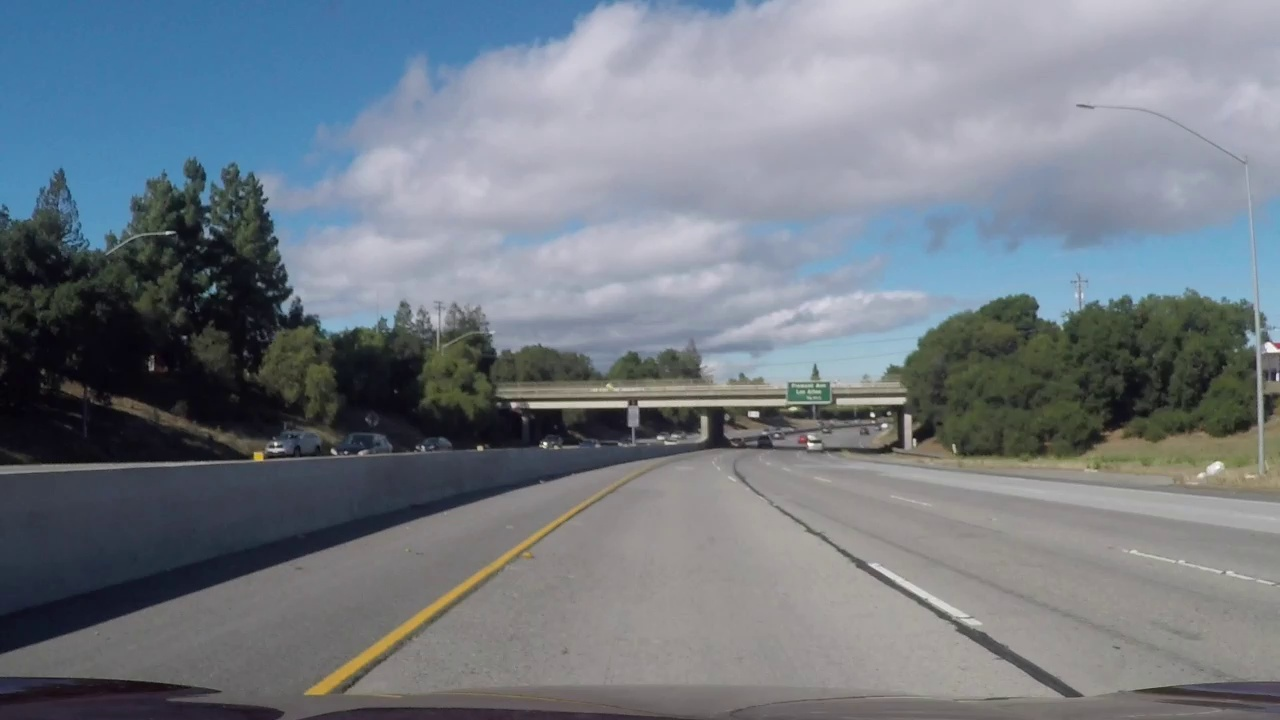
#> input picture Data/image.png, 1280 x 720 px, found by its file name
$ jupyter execute augmentation.ipynb
#> lines starting #> are read from the running program, lines starting #| are printed output that depends on the picture
[cell 1]
import cv2
import matplotlib.pyplot as plt
import numpy as np

[cell 2]
img = cv2.cvtColor(cv2.imread('/home/veeransh/Desktop/self-driven-car-ai/Data/image.png'),cv2.COLOR_BGR2RGB)
plt.imshow(img)
plt.show()

[cell 3]
def change_light(image, coeff):
#> called with coeff = 1.55
    image = np.copy(image)
    image_HLS = cv2.cvtColor(image, cv2.COLOR_RGB2HLS)
#> image_HLS: shape (720, 1280, 3); mean of channels 0, 1, 2 82.6, 123.8, 36.9
    image_HLS = np.array(image_HLS, dtype = np.float64)
#> image_HLS: shape (720, 1280, 3) float64; mean of channels 0, 1, 2 82.6, 123.8, 36.9
    image_HLS[:, :, 1] = image_HLS[:, :, 1] * coeff
#> image_HLS: shape (720, 1280, 3) float64; mean of channels 0, 1, 2 82.6, 191.7, 36.9
    if coeff > 1:
        image_HLS[:, :, 1][image_HLS[:, :, 1] > 255] = 255
#> image_HLS: shape (720, 1280, 3) float64; mean of channels 0, 1, 2 82.6, 185.2, 36.9
    else:
        image_HLS[:, :, 1][image_HLS[:, :, 1] < 0] = 0
    image_HLS = np.array(image_HLS, dtype = np.uint8)
#> image_HLS: shape (720, 1280, 3); mean of channels 0, 1, 2 82.6, 184.9, 36.9
    image_RGB = cv2.cvtColor(image_HLS, cv2.COLOR_HLS2RGB)
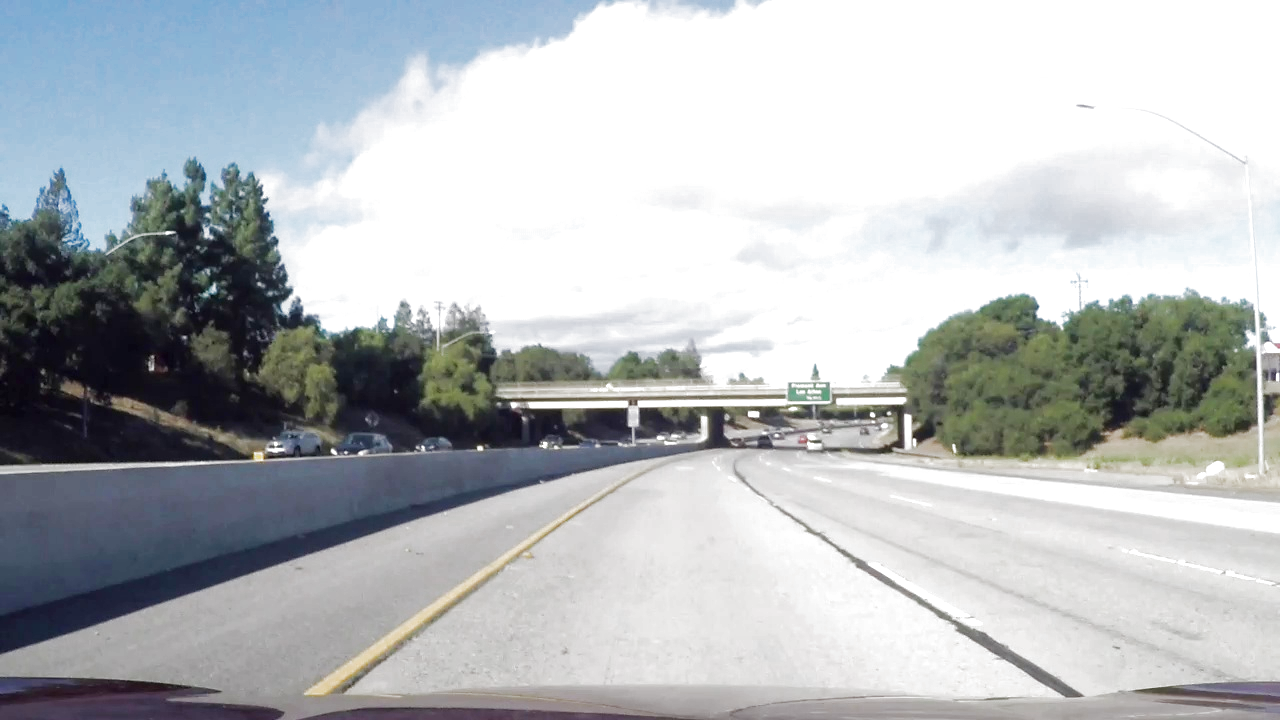
#> image_RGB: shape (720, 1280, 3); mean R, G, B 181.4, 185.4, 187.9
    return image_RGB


bright_img = change_light(img, 1 + np.random.uniform(0,1))
plt.imshow(bright_img)
plt.show()

[cell 4]
dark_img = change_light(img, 0.5)
#> call 2 of change_light, with coeff = 0.5
#> in change_light (call 2), `image_HLS[:, :, 1] = image_HLS[:, :, 1] * coeff`: image_HLS: shape (720, 1280, 3) float64; mean of channels 0, 1, 2 82.6, 61.9, 36.9
#> in change_light (call 2), `image_HLS = np.array(image_HLS, dtype = np.uint8)`: image_HLS: shape (720, 1280, 3); mean of channels 0, 1, 2 82.6, 61.7, 36.9
#> in change_light (call 2), `image_RGB = cv2.cvtColor(image_HLS, cv2.COLOR_HLS2RGB)`:
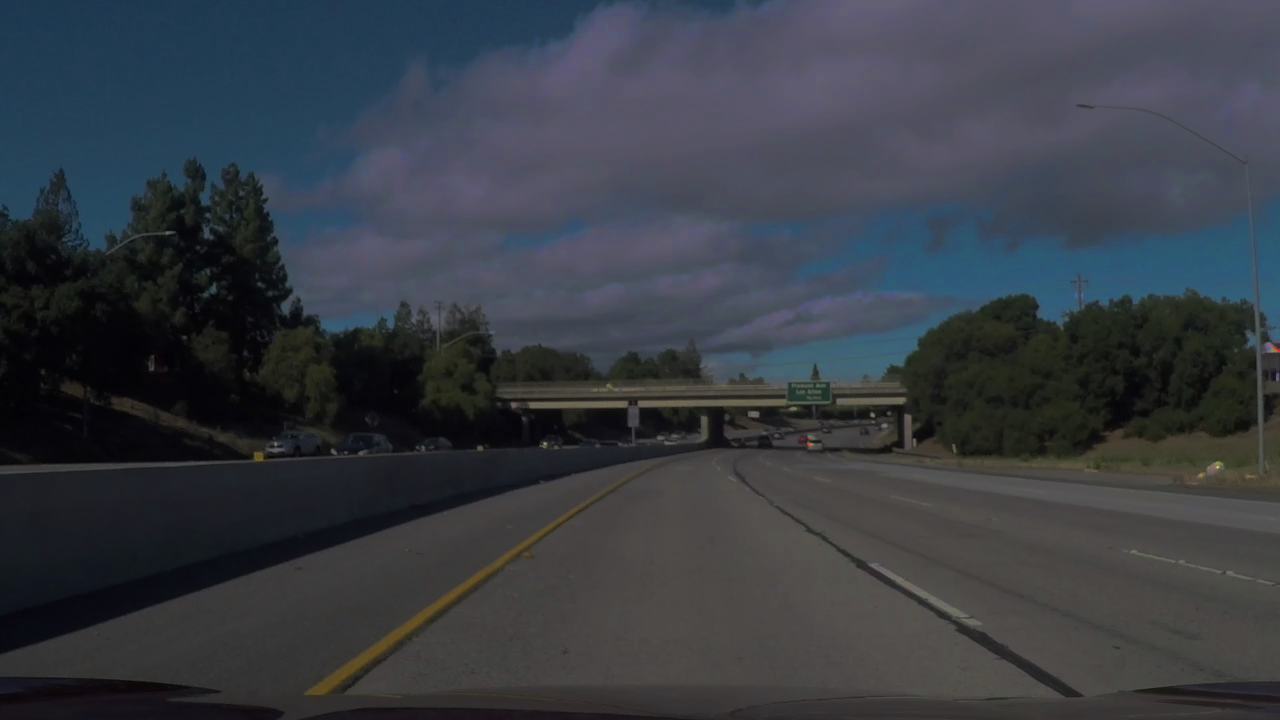
#> image_RGB: shape (720, 1280, 3); mean R, G, B 55.5, 60.4, 67.9
plt.imshow(dark_img)
plt.show()

[cell 5]
import random

def generate_shadow_coordinates(
    imshape, no_of_shadows, rectangular_roi, shadow_dimension
):
    vertices_list = []
    x1 = rectangular_roi[0]
    y1 = rectangular_roi[1]
    x2 = rectangular_roi[2]
    y2 = rectangular_roi[3]
    for index in range(no_of_shadows):
        vertex = []
        for dimensions in range(
            shadow_dimension
        ):
            vertex.append((random.randint(x1, x2), random.randint(y1, y2)))
        vertices = np.array(
            [vertex], dtype = np.int32
        )
        vertices_list.append(vertices)
    return vertices_list

def shadow_process(image, no_of_shadows, x1, y1, x2, y2, shadow_dimension):
#> called with no_of_shadows = 2, x1 = 0, y1 = 360, x2 = 1280, y2 = 720, shadow_dimension = 5
    image_HLS = cv2.cvtColor(image, cv2.COLOR_RGB2HLS)  ## Conversion to HLS
    mask = np.zeros_like(image)
    imshape = image.shape
#> imshape = (720, 1280, 3)
    vertices_list = generate_shadow_coordinates(
        imshape, no_of_shadows, (x1, y1, x2, y2), shadow_dimension
    )
    for vertices in vertices_list:
        cv2.fillPoly(
            mask, vertices, 255
        )
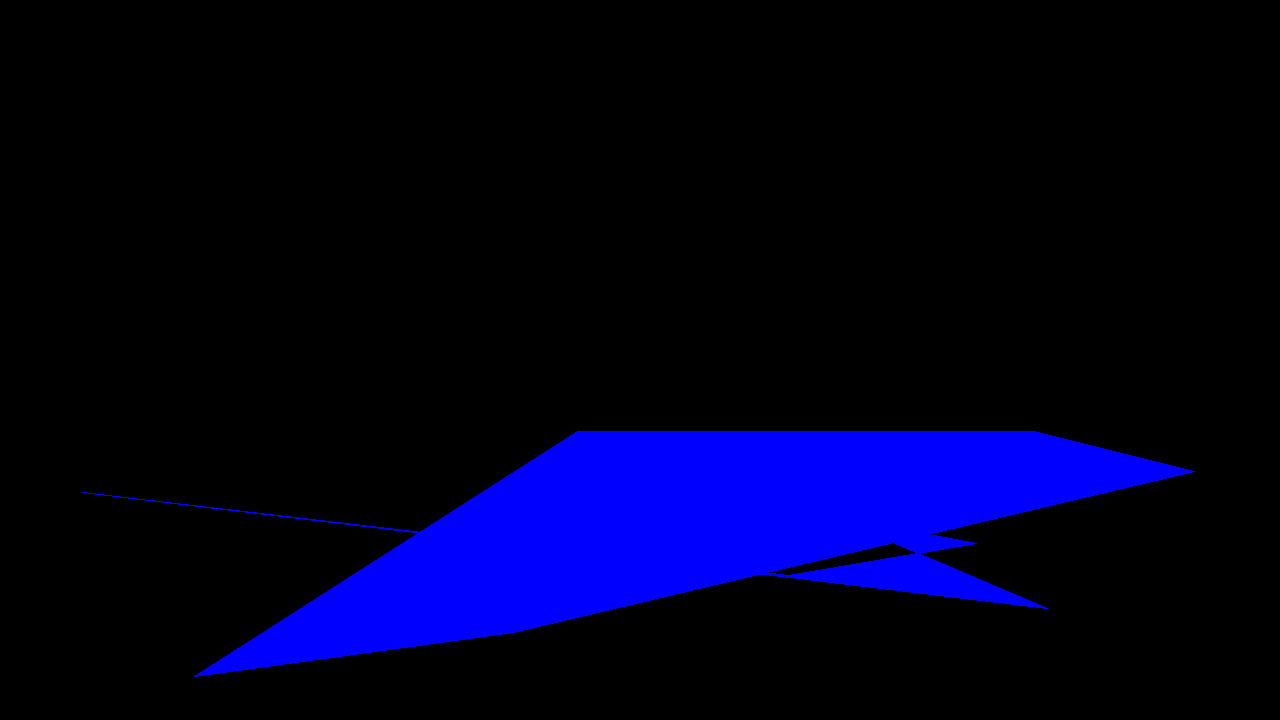
#> mask: shape (720, 1280, 3); mean of channels 0, 1, 2 30.7, 0, 0; drawn as B, G, R
    image_HLS[:, :, 1][mask[:, :, 0] == 255] = (
        image_HLS[:, :, 1][mask[:, :, 0] == 255] * 0.5
    )
#> image_HLS: shape (720, 1280, 3); mean of channels 0, 1, 2 82.6, 116, 36.9
    image_RGB = cv2.cvtColor(image_HLS, cv2.COLOR_HLS2RGB)  ## Conversion to RGB
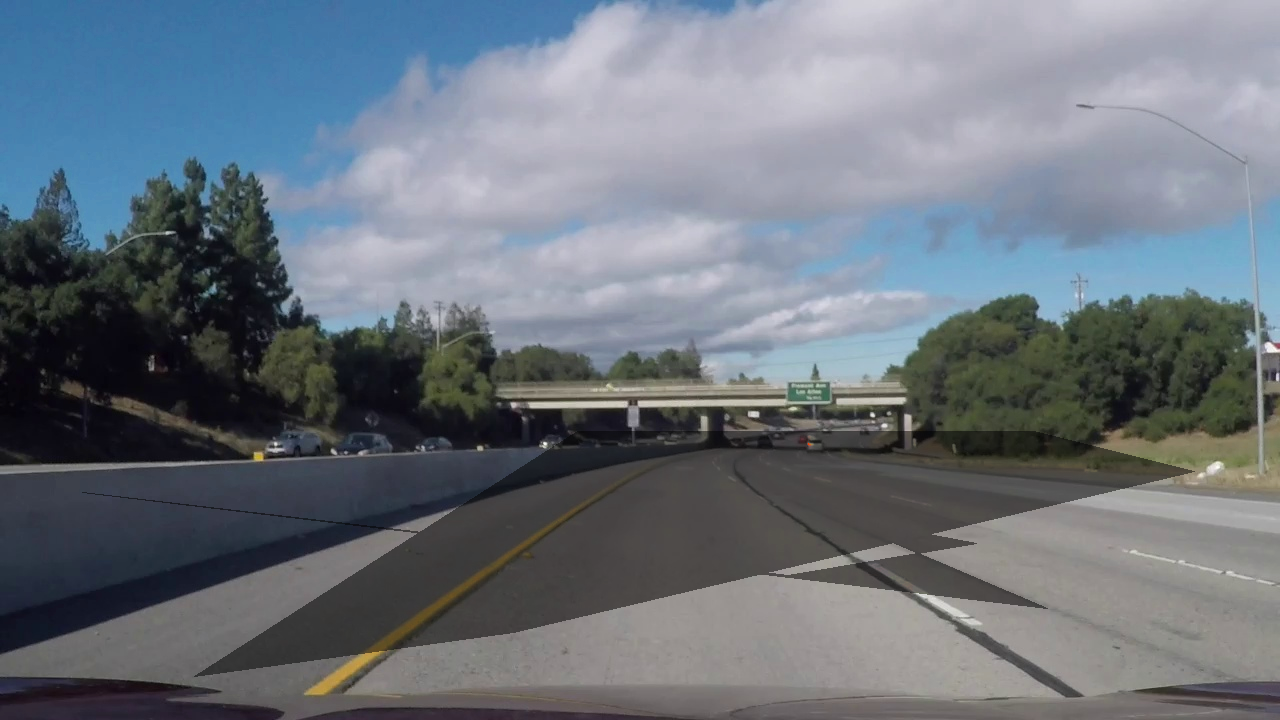
#> image_RGB: shape (720, 1280, 3); mean R, G, B 107.4, 115.4, 124.4
    return image_RGB


shadow_img = shadow_process(img,np.random.randint(1,5),0,img.shape[0]//2,img.shape[1],img.shape[0], 5)
plt.imshow(shadow_img)
plt.show()

$ run again, with Data/green_traffic_light2.png copied over Data/image.png
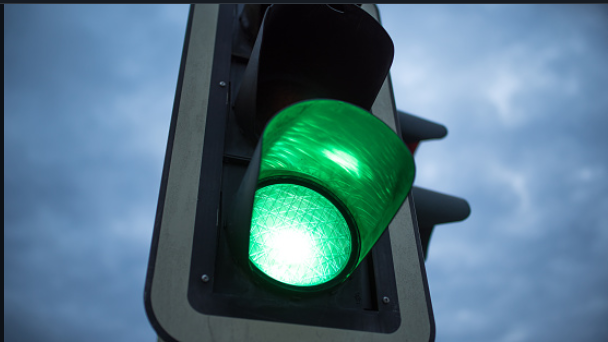
#> input picture Data/green_traffic_light2.png, 608 x 342 px, found by its file name
#> after the loop in shadow_process, `for vertices in vertices_list:`:
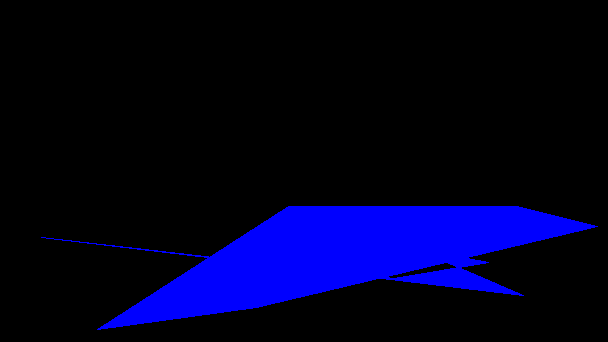
#> mask: shape (342, 608, 3); mean of channels 0, 1, 2 34.8, 0, 0; drawn as B, G, R
#> in shadow_process, `image_RGB = cv2.cvtColor(image_HLS, cv2.COLOR_HLS2RGB)`:
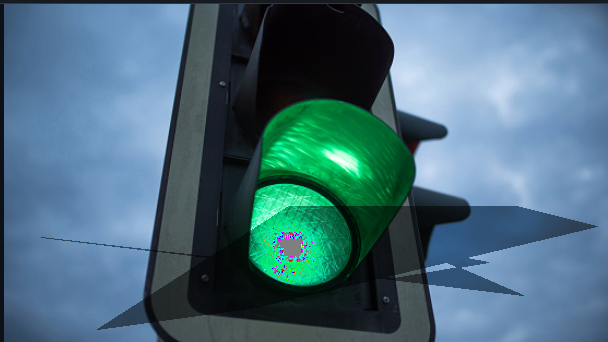
#> image_RGB: shape (342, 608, 3); mean R, G, B 73.9, 109.8, 125.2
